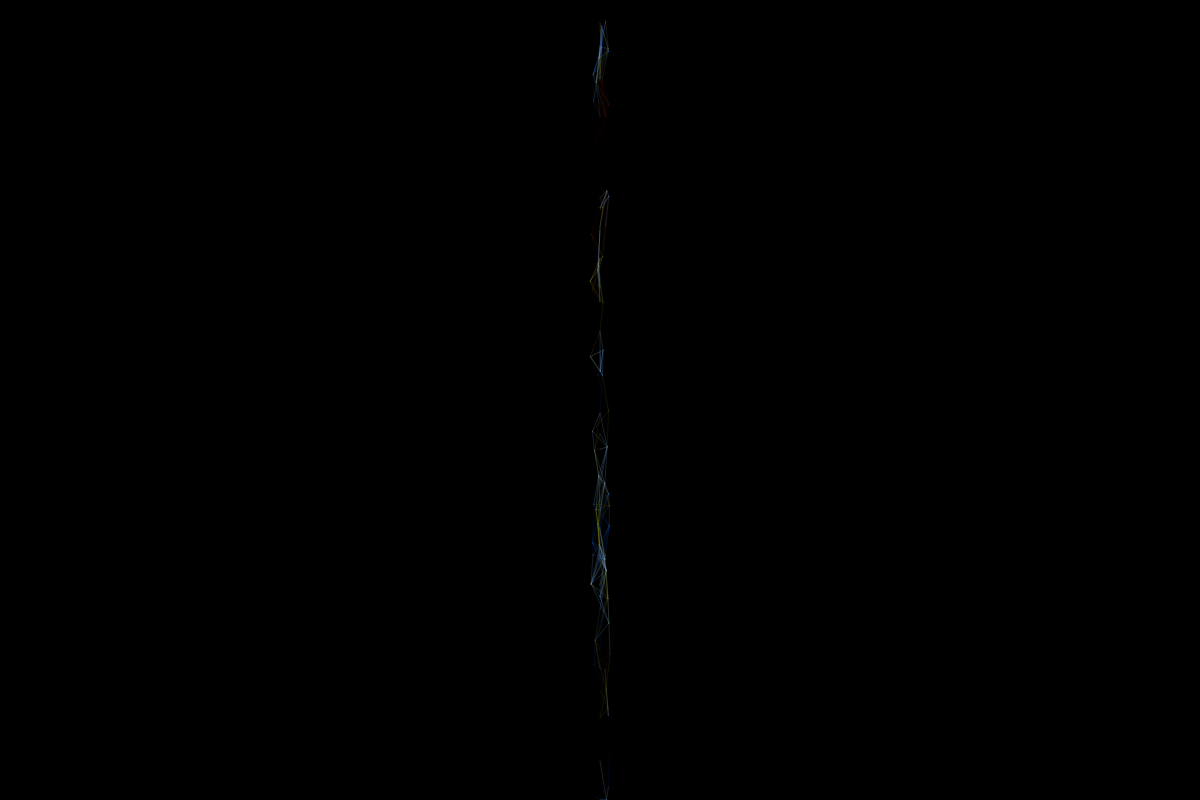
Frame 1 (no input)
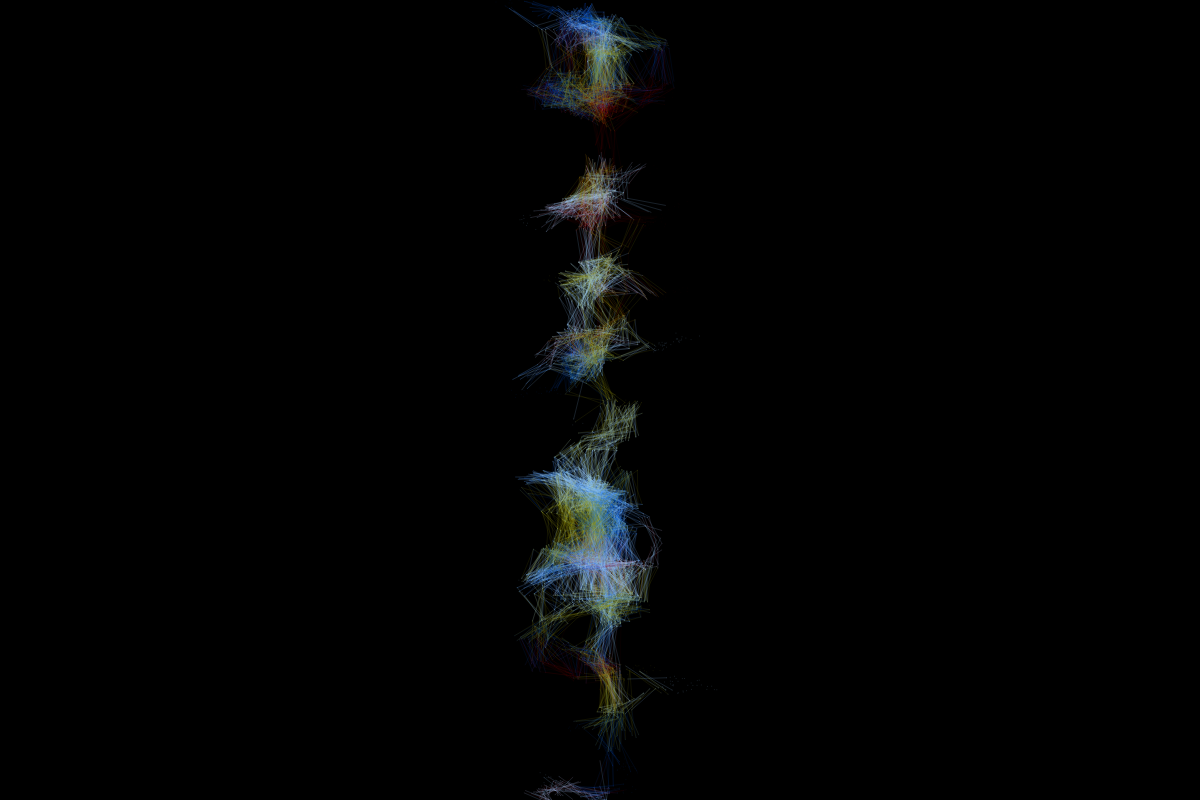
Frame 60 (no input)
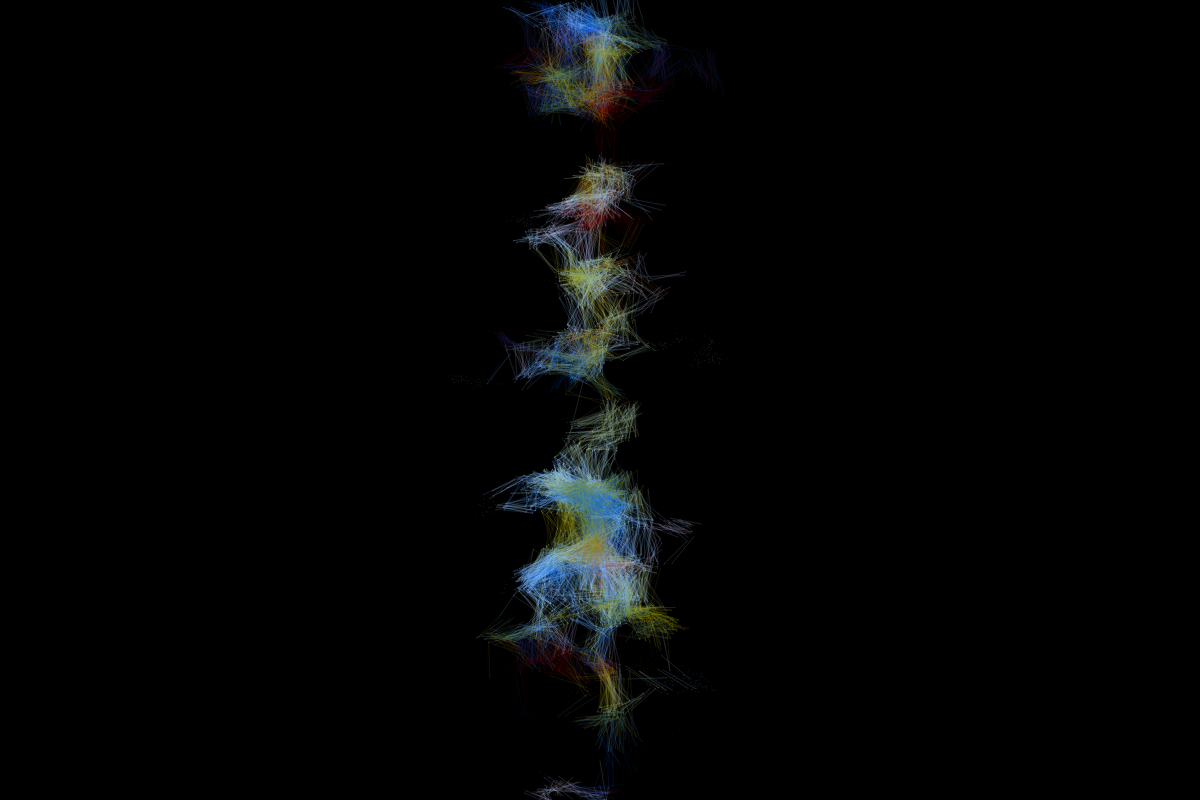
Frame 120 (the mouse pressed at the canvas centre since frame 60)

The p5.js sketch that drew these frames (run headless with seeded random() and noise() and a simulated clock; from frame 60 on, the mouse is pressed at the canvas centre):

// p5.js sketch
// ── sketch.js
var x = []
var y = []
var circleColor = []
var numberOfCircles = 70

function setup() {
  createCanvas(1200,800)
  background(0)
  colors = [
    color(153, 205, 255, 40),
    color(155,150,20,30),
    color(0,102,255,20),
    color(204,0,0,10)
    ]
  //assign the starting x and y point
  for (var i=0; i<numberOfCircles; i=i+1) {
    x[i] = width/2
    y[i] = random(0,height)
    circleColor[i] = random(colors)
  }
  
 
}

function draw() {
  //background(0,0,150,10)
  for (var i=0; i<numberOfCircles; i=i+1) {
    //move circles in random direction
    x[i] = x[i] + random(-10,10)
    y[i] = y[i] + random(-5,5)
    
    for (var j=0;j<numberOfCircles;j=j+1){
      //find distance to every other cirle
      var distance = dist( x[i], y[i], x[j], y[j] )
      
      if (distance < 40) {
        stroke(circleColor[i] )
        line(x[i], y[i], x[j], y[j] )
        //noFill()
        //point(x[i], y[i], x[j], y[j] )
      }
      
    }
    
   /* if(frameCount > 30){
      noLoop()
    }*/
  }  
}
